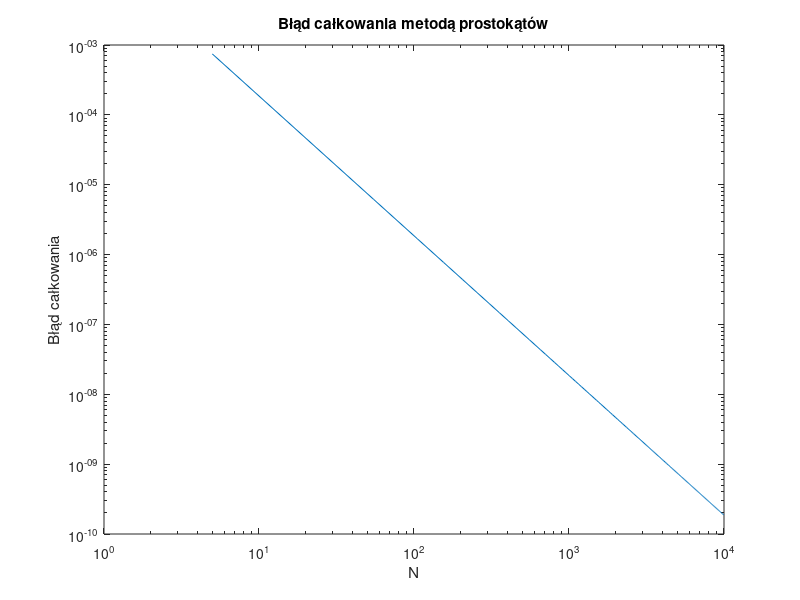

This figure's MATLAB source:
function [integration_error, Nt, ft_5, integral_1000] = zadanie1()
    % Numeryczne całkowanie metodą prostokątów.
    % Nt - wektor zawierający liczby podprzedziałów całkowania
    % integration_error - integration_error(1,i) zawiera błąd całkowania wyznaczony
    %   dla liczby podprzedziałów równej Nt(i). Zakładając, że obliczona wartość całki
    %   dla Nt(i) liczby podprzedziałów całkowania wyniosła integration_result,
    %   to integration_error(1,i) = abs(integration_result - reference_value),
    %   gdzie reference_value jest wartością referencyjną całki.
    % ft_5 - gęstość funkcji prawdopodobieństwa dla n=5
    % integral_1000 - całka od 0 do 5 funkcji gęstości prawdopodobieństwa
    %   dla 1000 podprzedziałów całkowania

    reference_value = 0.0473612919396179; % wartość referencyjna całki

    Nt = 5:50:10^4;
    integration_error = zeros(1, length(Nt));

    for i = 1:length(Nt)
        integration_result = integral(@f, Nt(i));
        integration_error(i) = abs(integration_result - reference_value);
    end

    ft_5 = f(5);
    integral_1000 = integral(@f, 1000);
    disp(integral_1000);

    loglog(Nt, integration_error);
    xlabel('N');
    ylabel('Błąd całkowania');
    title('Błąd całkowania metodą prostokątów');

    saveas(gcf, 'zadanie1.png');
end

function result = integral(f, N)
    a = 0;
    b = 5;
    result = 0;
    dx = (b-a)/N;
    for i = 1:N
        x_i = a + (i-1) * dx;
        x_i_next = a + i * dx;
        result = result + f((x_i + x_i_next) / 2);
    end
    result = result * dx;
end

function y = f(t)
    sigma = 3;
    mu = 10;
    y = 1/(sigma*sqrt(2*pi)) * exp((-(t-mu).^2)/(2*sigma^2));
end